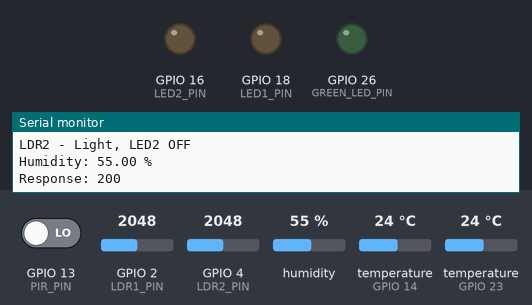
Bench run of a sketch on a simulated ESP32. Parts: output pins drawn as LEDs (lit = HIGH), the last lines printed to the serial monitor. Dashed ring = blinking. The test bench sets the inputs (shaded band); at power-on: GPIO 13 (PIR_PIN) LOW, GPIO 2 (LDR1_PIN) = 2048, GPIO 4 (LDR2_PIN) = 2048, humidity 55 %, temperature (sensors on GPIO 14, GPIO 23) 24 °C. WiFi joins after 1.5 s; servers stay silent unless stated; uploads are accepted with an empty reply.

Above: at 2.7 s.
2.8 s: GPIO 13 (PIR_PIN) driven HIGH
At 5.41 s:
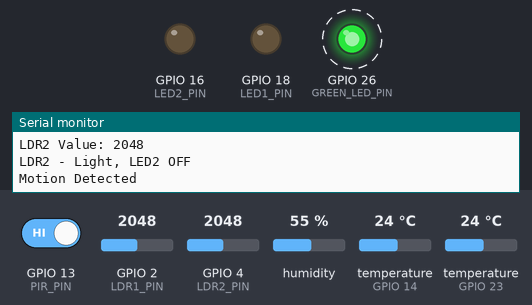
8.0 s: GPIO 2 (LDR1_PIN) set to 544
12.7 s: GPIO 2 (LDR1_PIN) set to 479
At 17.9 s:
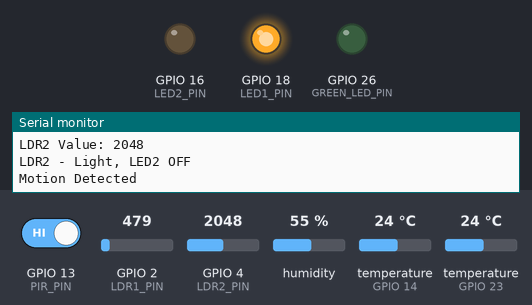
18.1 s: GPIO 4 (LDR2_PIN) set to 554
22.8 s: GPIO 4 (LDR2_PIN) set to 472
At 28.7 s:
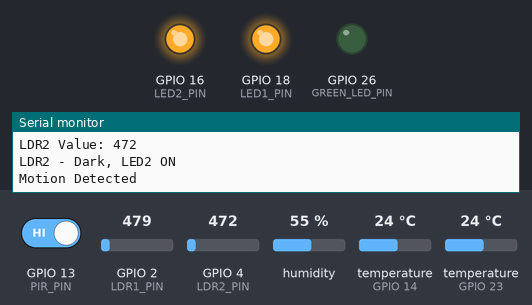
28.9 s: GPIO 2 (LDR1_PIN) set to 552
At 34.1 s:
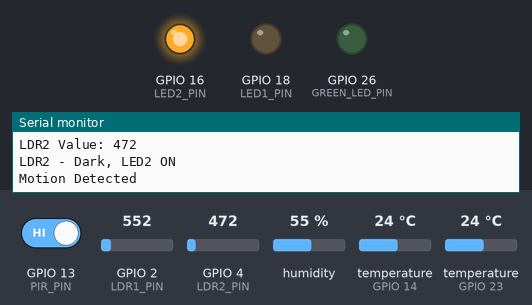
Timing chart, 0 to 35.3 s (numbered marks = the images above; inputs shaded):
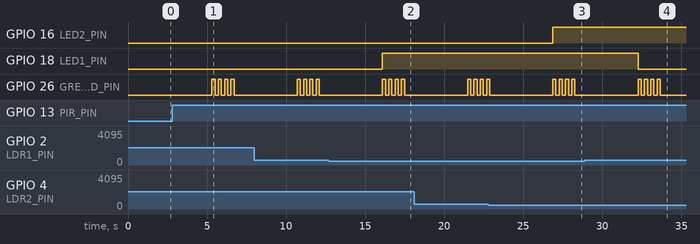

Measured:
- the behaviour switches between 512 and 511 on GPIO 2 (LDR1_PIN) (found by bisection; images 1 and 2)
- the behaviour switches between 512 and 511 on GPIO 4 (LDR2_PIN) (found by bisection; images 2 and 3)
- after the input at 2.8 s, GPIO 26 (GREEN_LED_PIN): alternates HIGH for 0.20 s and LOW for 0.20 s, 8 changes in all, then stays LOW, starting after 2.5 s
- after the input at 12.7 s, GPIO 18 (LED1_PIN): LOW → HIGH after 3.4 s
- after the input at 22.8 s, GPIO 16 (LED2_PIN): LOW → HIGH after 4.1 s
- after the input at 28.9 s, GPIO 18 (LED1_PIN): HIGH → LOW after 3.4 s

The sketch:

group10a.ino
```cpp
#include <WiFi.h>
#include <HTTPClient.h>
#include <DHT.h>
#include <OneWire.h>
#include <DallasTemperature.h>

// Wi-Fi
const char* ssid = "tmz";
const char* password = "12345678";

// Flask Server URL
const char* serverName = "http://192.168.43.168:5000/data";

// Sensor pins
#define LDR1_PIN 2      // First LDR
#define LED1_PIN 18      // LED controlled by first LDR
#define LDR2_PIN 4      // Second LDR
#define LED2_PIN 16      // LED controlled by second LDR
#define PIR_PIN 13       // PIR motion sensor
#define DHT_PIN 23       // DHT22 humidity sensor
#define GREEN_LED_PIN 26 // Green LED for motion detection
#define ONE_WIRE_BUS 14  // DS18B20 temperature sensors

DHT dht(DHT_PIN, DHT11);
OneWire oneWire(ONE_WIRE_BUS);
DallasTemperature sensors(&oneWire);

void setup() {
  Serial.begin(115200);


  pinMode(LDR1_PIN, INPUT);
  pinMode(LED1_PIN, OUTPUT);
  pinMode(LDR2_PIN, INPUT);
  pinMode(LED2_PIN, OUTPUT);
  pinMode(PIR_PIN, INPUT);
  pinMode(GREEN_LED_PIN, OUTPUT);

  dht.begin();
  sensors.begin();
  WiFi.begin(ssid, password);
  Serial.print("Connecting to WiFi");
  while (WiFi.status() != WL_CONNECTED) {
    delay(500); Serial.print(".");
  }
  Serial.println("Connected!");
}

void loop() {

  int ldrValue1 = analogRead(LDR1_PIN);
  Serial.print("LDR1 Value: ");
  Serial.println(ldrValue1);

  if (ldrValue1 < 512) {
    digitalWrite(LED1_PIN, HIGH);
    Serial.println("LDR1 - Dark, LED1 ON");
  } else {
    digitalWrite(LED1_PIN, LOW);
    Serial.println("LDR1 - Light, LED1 OFF");
  }

  // Read LDR 2 and control LED 2 separately
  int ldrValue2 = analogRead(LDR2_PIN);
  Serial.print("LDR2 Value: ");
  Serial.println(ldrValue2);

  if (ldrValue2 < 512) {
    digitalWrite(LED2_PIN, HIGH);
    Serial.println("LDR2 - Dark, LED2 ON");
  } else {
    digitalWrite(LED2_PIN, LOW);
    Serial.println("LDR2 - Light, LED2 OFF");
  }

  // PIR Motion Sensor
  int motionDetected = digitalRead(PIR_PIN);
  if (motionDetected == HIGH) {
    Serial.println("Motion Detected");
    for (int i = 0; i < 4; i++) {
      digitalWrite(GREEN_LED_PIN, HIGH);
      delay(200);
      digitalWrite(GREEN_LED_PIN, LOW);
      delay(200);
    }
  } else {
    digitalWrite(GREEN_LED_PIN, LOW);
  }

  // DS18B20 Temperature Sensors
  sensors.requestTemperatures();
  float tempC = sensors.getTempCByIndex(0);


  // DHT22 Humidity Sensor
  float humidity = dht.readHumidity();
  if (isnan(humidity)) {
    Serial.println("Failed to read humidity from DHT sensor!");
  } else {
    Serial.print("Humidity: ");
    Serial.print(humidity);
    Serial.println(" %");
  }


  if (WiFi.status() == WL_CONNECTED) {
    HTTPClient http;
    http.begin(serverName);
    http.addHeader("Content-Type", "application/json");

    // Send all data separately
    String payloads[5] = {
      "{\"sensor\":\"ldr_data1\", \"value\":" + String(ldrValue1) + "}",
      "{\"sensor\":\"ldr_data2\", \"value\":" + String(ldrValue2) + "}",
      "{\"sensor\":\"pir_data\", \"value\":" + String(motionDetected) + "}",
      "{\"sensor\":\"humidity_data\", \"value\":" + String(humidity) + "}",
      "{\"sensor\":\"temperature_data\", \"value\":" + String(tempC) + "}"
    };

    for (String payload : payloads) {
      int httpResponseCode = http.POST(payload);
      Serial.println("Response: " + String(httpResponseCode));
    }

    http.end();
  }
delay(2000);
}
```
